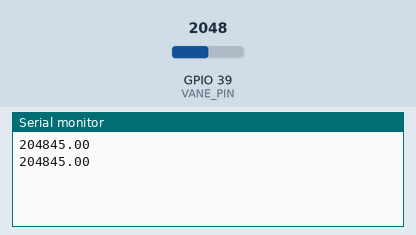
Recording of a sketch running on a simulated ESP32. Shown: the last lines printed to the serial monitor. The test bench sets the inputs (shaded band); at power-on: GPIO 39 (VANE_PIN) = 2048.

Above: at 1.8 s.
1.9 s: GPIO 39 (VANE_PIN) set to 2480
At 2.8 s:
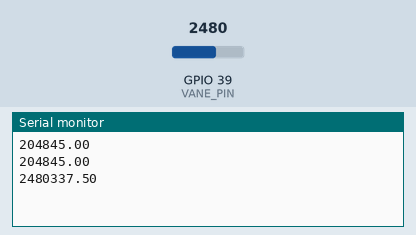
3.4 s: GPIO 39 (VANE_PIN) set to 2400
At 4.8 s:
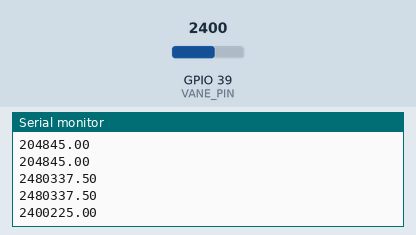
Timing chart, 0 to 6.4 s (numbered marks = the images above; inputs shaded):
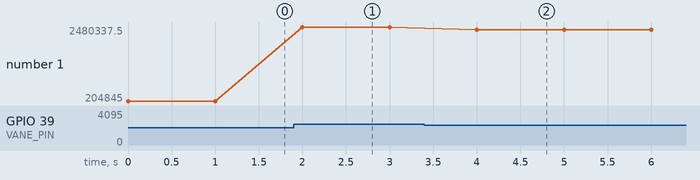

Measured:
- after the input at 1.9 s, the serial monitor: prints a new line after 0.10 s (image 1)
- after the input at 3.4 s, the serial monitor: prints a new line after 0.60 s (image 2)
- plotted number 1: 204845 → 2480337.5 after the input at 1.9 s, 2480337.5 → 2400225 after the input at 3.4 s

The sketch:

WindVaneESP32Test.ino
```cpp
/*
 * @author: Avi Peltz
 * In this sketch we read from the Ardent Data Systems Wind Vane, Also sold under
 * the Sparkfun brand. It is a Wind Vane that uses Reed switches (basically switches
 * triggered by a magnet) to idenify which direction the vane is pointed in. There are resistors
 * of different values in each directio you can look at the spec for the Wind Vane to find rough
 * resistor values, but I would recomend measuring the resistance and output voltage from your
 * specific sensor as there is some variance.
 *
 * When the magnet on the spinning portion of the vane is at a given direction the reed switch,
 * switches and the circuit goes from open to closed through that specific resistor.
 *
 * This was written for an ESP32, which has a 12-bit Resolution for its ADC pins,
 * meaning the input voltage values read will be between 0-2^12 == 0-4095. An arduino
 * only has a 10 bit resultion for its ADC pins therefore the Vin constants would have to
 * be adjusted between 0-1023.
 *
 */
#include <Wire.h>

#define VANE_PIN 39
int windDir;
unsigned int Vin;
float DirOut;

void getDirection()
{
    Vin = analogRead(VANE_PIN);
    Serial.print(Vin);

    if( Vin > 3430) windDir = 12;     //W   | 270º
    else if(Vin > 3180) windDir = 14; //NW  | 315º
    else if(Vin > 2910) windDir = 13; //WNW | 292.5º
    else if(Vin > 2750) windDir = 0;  //N   | 0º
    else if(Vin > 2440) windDir = 15; //NNW | 337.5º
    else if(Vin > 2170) windDir = 10; //SW  | 225º
    else if(Vin > 2070) windDir = 11; //WSW | 247.5º
    else if(Vin > 1570) windDir = 2;  //NE  | 45º
    else if(Vin > 1360) windDir = 1;  //NNE | 22.5º
    else if(Vin > 910) windDir = 8;   //S   | 180º
    else if(Vin > 740) windDir = 9;   //SSW | 202.5º
    else if(Vin > 520) windDir = 6;   //SE  | 135º
    else if(Vin > 300) windDir = 7;   //SSE | 157.5º
    else if(Vin > 180)  windDir = 4;  //E   | 90º
    else if(Vin > 140)  windDir = 3;  //ENE | 67.5º
    else windDir = 5;                 //ESE | 112.5º

}
void formatWindDir(){
  float constantVal = 22.5;
  DirOut = windDir * constantVal;
}

void setup() {
  // put your setup code here, to run once:
  Serial.begin(9600);

}

void loop() {
  // put your main code here, to run repeatedly:
  getDirection(); // Stores new direction windDir
  formatWindDir();
  Serial.println(DirOut);
  delay(1000);
}
```
